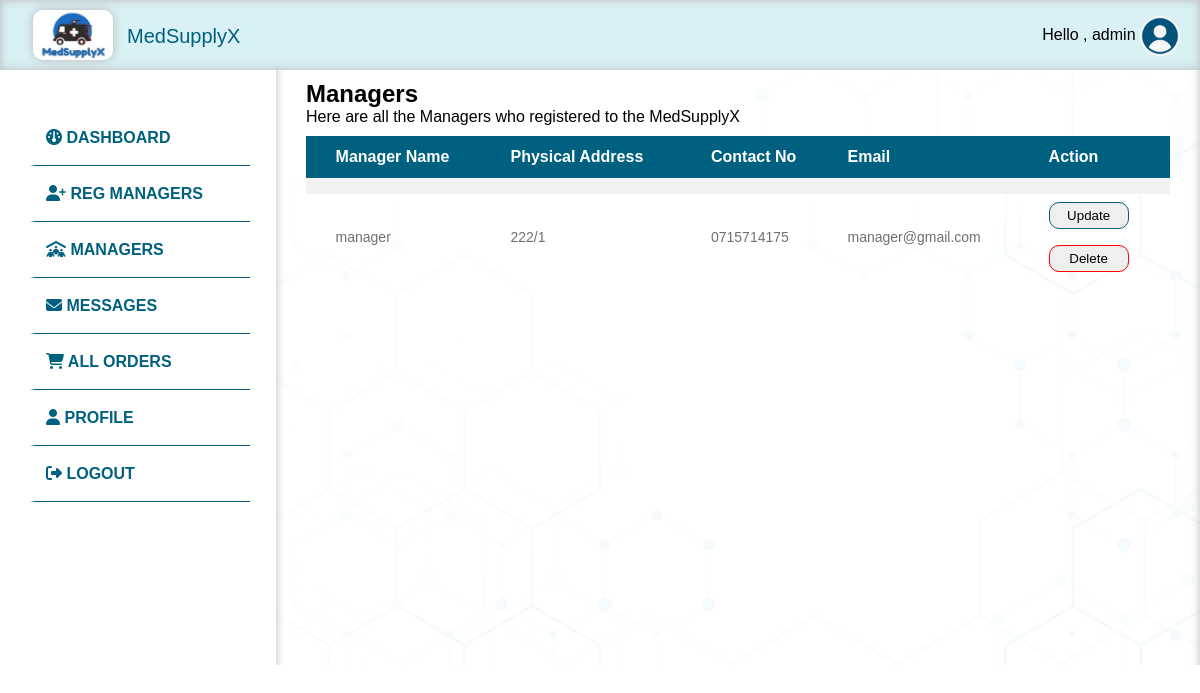
Page /admins/managers (signed in) on the committed database.
### tables this page shows
CREATE TABLE `managerregistration` (
  `id` int(11) NOT NULL,
  `name` varchar(100) NOT NULL,
  `address` varchar(100) NOT NULL,
  `phone` varchar(14) NOT NULL,
  `email` varchar(100) NOT NULL,
  `password` varchar(100) NOT NULL
);

### app/controllers/Admins.php (called while the page is built, shortened)
<?php
class Admins extends Controller
{
    public $adminModel;
    public function __construct()
    {
        $this->adminModel = $this->model('Admin');
    }
    public function managers()
    {
        $manager = $this->adminModel->getManager();
        $data = [
            'managers' => $manager
        ];
        $this->view('admin/managers', $data);
    }
}

### app/libraries/Core.php (called while the page is built, shortened)
<?php
    class Core {
        protected $currentMethod = 'index';
        public function __construct() {
            $url = $this->getUrl();
            if(isset($url[0])){
            if(file_exists('../app/controllers/' . ucwords($url[0]) . '.php')) {
                unset($url[0]);
            }
        }
            $this->currentController = new $this->currentController;
            if(isset($url[1])) {
                if(method_exists($this->currentController, $url[1])) {
                    $this->currentMethod = $url[1];
                    unset($url[1]);
                }
            }
            $this->params = $url ? array_values($url) : [];
            call_user_func_array([$this->currentController, $this->currentMethod], $this->params);
      }
       public function getUrl() {
           if(isset($_GET['url'])) {
               $url = rtrim($_GET['url'], '/');
               $url = filter_var($url, FILTER_SANITIZE_URL);
               $url = explode('/', $url);
               return $url;
           }
       }
    }
    ?>

### public/index.php (called while the page is built, shortened)
<?php
    $init = new Core;
?>

### app/libraries/Database.php (called while the page is built, shortened)
<?php
class Database {
    private $host = DB_HOST;
    private $user = DB_USER;
    private $pass = DB_PASS;
    private $dbname= DB_NAME;
    private $dbh;
    private $stmt;
    public function __construct(){
        $dsn = 'mysql:host=' . $this->host . ';dbname=' . $this->dbname;
        $options = array(
            PDO::ATTR_PERSISTENT => true,
            PDO::ATTR_ERRMODE => PDO::ERRMODE_EXCEPTION
        );
        try{
            $this->dbh = new PDO($dsn, $this->user, $this->pass, $options);
        } catch(PDOException $e){
            $this->error = $e->getMessage();
            echo $this->error;
        }
    }
    public function query($sql){
        $this->stmt = $this->dbh->prepare($sql);
    }
    public function execute(){
        return $this->stmt->execute();
    }
    public function resultSet(){
        $this->execute();
        return $this->stmt->fetchAll(PDO::FETCH_OBJ);
    }
}

### app/models/Admin.php (called while the page is built, shortened)
<?php
class Admin
{
    private $db;
    public function __construct()
    {
        $this->db = new Database;
    }
    public function getManager()
    {
        $this->db->query('SELECT * FROM managerregistration');
        $results = $this->db->resultSet();
        return $results;
    }
}

### app/views/admin/managers.php (the view, shortened to what this page needs)
<!DOCTYPE html>
<html lang="en">
<head>
  <link rel="stylesheet" href="<?php echo URLROOT ?>/public/css/style.css">
</head>
<body>
  <?php require APPROOT . '/views/inc/header.php'; ?>
  <?php require APPROOT . '/views/inc/admin_sidebar.php'; ?>
  <div class="content">
    <h2 class="anim">Managers</h2>
    <p class="anim">Here are all the Managers who registered to the MedSupplyX</p>
    <div class="anim">
      <table class="customers">
        <tr>
          <th></th>
          <th>Manager Name</th>
          <th>Physical Address</th>
          <th>Contact No</th>
          <th>Email</th>
          <th>Action</th>
        </tr>
        <tr>
          <td></td>
          <td></td>
          <td></td>
          <td></td>
          <td></td>
          <td></td>
        </tr>
        <?php foreach ($data['managers'] as $manager) : ?>
          <tr>
            <td></td>
            <td><?php echo $manager->name; ?></td>
            <td><?php echo $manager->address; ?></td>
            <td><?php echo $manager->phone; ?></td>
            <td><?php echo $manager->email; ?></td>
            <td>
              <a href="#popup"><button type="button" class="smallOpen-button">Update</button></a>
              <br><br>
              <form action="<?php echo URLROOT; ?>/admins/deleteManager/<?php echo $manager->id; ?>" method="POST">
                <input type="submit" class="smallOpen-button-red" name="delete" value="Delete">
              </form>
            </td>
          </tr>
        <?php endforeach; ?>
      </table>
    </div>
  </div>
  </div>
</body>
</html>

### public/css/style.css (style rules this page uses)
* { box-sizing: border-box; margin: 0; }
body { font-family:Arial, Helvetica, sans-serif; min-height: 100vh; }
.content { background: rgb(255,255,255); background: linear-gradient(90deg, rgba(255,255,255,1) 0%, rgb(235, 252, 255) 100%); padding: 30px; flex: 1; margin-top: 50px; background-repeat: no-repeat; background-size: cover; box-shadow: 0px 10px 10px rgb(185, 185, 185) inset; background-image: url(../img/background.png); }
.anim { animation: 2s anim-lineUp ease-out; }
.customers { font-family: Arial, Helvetica, sans-serif; border-collapse: collapse; width: 100%; margin-top: 10px; }
.customers td, .customers th { border: 0px solid #ddd; padding: 8px; color:#707070; }
.customers td { font-size: 14px; }
.customers tr:nth-child(even) { background-color: #f2f2f2; }
.customers th { padding-top: 12px; padding-bottom: 12px; text-align: left; background-color: #00607F; color: white; }
.smallOpen-button { border:1px solid #00607F; padding: 5px 0px; cursor: pointer; width:80px; border-radius: 10px; text-align: center; }
.smallOpen-button-red { border:1px solid red; padding: 5px 0px; cursor: pointer; width:80px; border-radius: 10px; text-align: center; }

### rows in the picture
managerregistration: name "manager", address "222/1", phone "0715714175", email "manager@gmail.com"

### other values in the picture
$_SESSION['USER_DATA']['name'] "admin"
